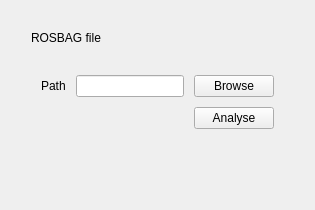
          <widget class="QWidget" name="rosbag_tab">
           <attribute name="title">
            <string>ROSBAG</string>
           </attribute>
           <layout class="QGridLayout" name="gridLayoutVisualiserRosbag">
            <item row="0" column="0">
             <layout class="QVBoxLayout" name="verticalLayoutVisualiserRosbag">
              <property name="spacing">
               <number>20</number>
              </property>
              <property name="leftMargin">
               <number>20</number>
              </property>
              <property name="topMargin">
               <number>20</number>
              </property>
              <property name="rightMargin">
               <number>20</number>
              </property>
              <property name="bottomMargin">
               <number>20</number>
              </property>
              <item>
               <widget class="QLabel" name="labelVisualiserRosbag1">
                <property name="sizePolicy">
                 <sizepolicy hsizetype="Fixed" vsizetype="Fixed">
                  <horstretch>0</horstretch>
                  <verstretch>0</verstretch>
                 </sizepolicy>
                </property>
                <property name="frameShape">
                 <enum>QFrame::NoFrame</enum>
                </property>
                <property name="text">
                 <string>ROSBAG file</string>
                </property>
                <property name="textFormat">
                 <enum>Qt::AutoText</enum>
                </property>
               </widget>
              </item>
              <item>
               <layout class="QGridLayout" name="gridLayoutVisualiserRosbagInput">
                <property name="leftMargin">
                 <number>10</number>
                </property>
                <property name="topMargin">
                 <number>10</number>
                </property>
                <property name="rightMargin">
                 <number>10</number>
                </property>
                <property name="bottomMargin">
                 <number>10</number>
                </property>
                <property name="spacing">
                 <number>10</number>
                </property>
                <item row="0" column="1">
                 <widget class="QLineEdit" name="VisualiserRosbagPath"/>
                </item>
                <item row="0" column="2">
                 <widget class="QPushButton" name="VisualiserRosbagBrowse">
                  <property name="text">
                   <string>Browse</string>
                  </property>
                 </widget>
                </item>
                <item row="1" column="0" colspan="2">
                 <widget class="QLabel" name="VisualiserRosbagError">
                  <property name="sizePolicy">
                   <sizepolicy hsizetype="Preferred" vsizetype="Fixed">
                    <horstretch>0</horstretch>
                    <verstretch>0</verstretch>
                   </sizepolicy>
                  </property>
                  <property name="palette">
                   <palette>
                    <active>
                     <colorrole role="WindowText">
                      <brush brushstyle="SolidPattern">
                       <color alpha="255">
                        <red>255</red>
                        <green>255</green>
                        <blue>255</blue>
                       </color>
                      </brush>
                     </colorrole>
                     <colorrole role="Text">
                      <brush brushstyle="SolidPattern">
                       <color alpha="255">
                        <red>255</red>
                        <green>255</green>
                        <blue>255</blue>
                       </color>
                      </brush>
                     </colorrole>
                     <colorrole role="ButtonText">
                      <brush brushstyle="SolidPattern">
                       <color alpha="255">
                        <red>255</red>
                        <green>255</green>
                        <blue>255</blue>
                       </color>
                      </brush>
                     </colorrole>
                     <colorrole role="HighlightedText">
                      <brush brushstyle="SolidPattern">
                       <color alpha="255">
                        <red>255</red>
                        <green>255</green>
                        <blue>255</blue>
                       </color>
                      </brush>
                     </colorrole>
                    </active>
                    <inactive>
                     <colorrole role="WindowText">
                      <brush brushstyle="SolidPattern">
                       <color alpha="255">
                        <red>0</red>
                        <green>0</green>
                        <blue>0</blue>
                       </color>
                      </brush>
                     </colorrole>
                     <colorrole role="Text">
                      <brush brushstyle="SolidPattern">
                       <color alpha="255">
                        <red>0</red>
                        <green>0</green>
                        <blue>0</blue>
                       </color>
                      </brush>
                     </colorrole>
                     <colorrole role="ButtonText">
                      <brush brushstyle="SolidPattern">
                       <color alpha="255">
                        <red>0</red>
                        <green>0</green>
                        <blue>0</blue>
                       </color>
                      </brush>
                     </colorrole>
                     <colorrole role="HighlightedText">
                      <brush brushstyle="SolidPattern">
                       <color alpha="255">
                        <red>255</red>
                        <green>255</green>
                        <blue>255</blue>
                       </color>
                      </brush>
                     </colorrole>
                    </inactive>
                    <disabled>
                     <colorrole role="WindowText">
                      <brush brushstyle="SolidPattern">
                       <color alpha="255">
                        <red>0</red>
                        <green>0</green>
                        <blue>0</blue>
                       </color>
                      </brush>
                     </colorrole>
                     <colorrole role="Text">
                      <brush brushstyle="SolidPattern">
                       <color alpha="255">
                        <red>0</red>
                        <green>0</green>
                        <blue>0</blue>
                       </color>
                      </brush>
                     </colorrole>
                     <colorrole role="ButtonText">
                      <brush brushstyle="SolidPattern">
                       <color alpha="255">
                        <red>0</red>
                        <green>0</green>
                        <blue>0</blue>
                       </color>
                      </brush>
                     </colorrole>
                     <colorrole role="HighlightedText">
                      <brush brushstyle="SolidPattern">
                       <color alpha="255">
                        <red>255</red>
                        <green>255</green>
                        <blue>255</blue>
                       </color>
                      </brush>
                     </colorrole>
                    </disabled>
                   </palette>
                  </property>
                  <property name="frameShape">
                   <enum>QFrame::NoFrame</enum>
                  </property>
                  <property name="text">
                   <string/>
                  </property>
                  <property name="textFormat">
                   <enum>Qt::AutoText</enum>
                  </property>
                 </widget>
                </item>
                <item row="1" column="2">
                 <widget class="QPushButton" name="VisualiserRosbagAnalyse">
                  <property name="text">
                   <string>Analyse</string>
                  </property>
                 </widget>
                </item>
                <item row="0" column="0">
                 <widget class="QLabel" name="labelVisualiserRosbagInput1">
                  <property name="sizePolicy">
                   <sizepolicy hsizetype="Preferred" vsizetype="Fixed">
                    <horstretch>0</horstretch>
                    <verstretch>0</verstretch>
                   </sizepolicy>
                  </property>
                  <property name="frameShape">
                   <enum>QFrame::NoFrame</enum>
                  </property>
                  <property name="text">
                   <string>Path</string>
                  </property>
                  <property name="textFormat">
                   <enum>Qt::AutoText</enum>
                  </property>
                 </widget>
                </item>
               </layout>
              </item>
             </layout>
            </item>
            <item row="7" column="0">
             <spacer name="verticalSpacerVisualiserRosbag">
              <property name="orientation">
               <enum>Qt::Vertical</enum>
              </property>
              <property name="sizeHint" stdset="0">
               <size>
                <width>20</width>
                <height>40</height>
               </size>
              </property>
             </spacer>
            </item>
           </layout>
          </widget>
